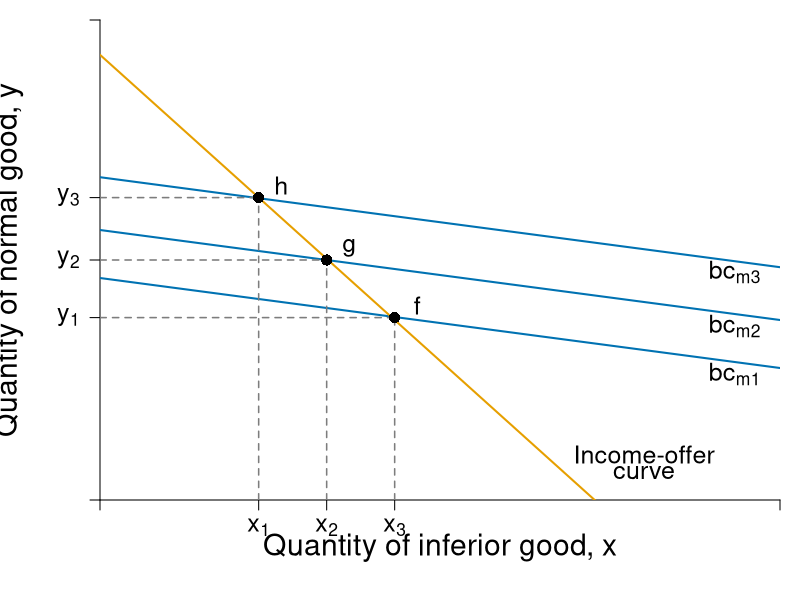

Recreate this plot in R.
require(shape)
pdf(file = "indmarketdemand/budget_inferior_incomechange.pdf", width = 7, height = 7)

#Set parameters for graphics
pointsize <- 1.8
axislabelsize <- 1.8
labelsize <- 1.5
namesize <- 1.8
annotatesize <- 1.5
graphlinewidth <- 2
segmentlinewidth <- 1.5


COL <- c("#7fc97f", "#beaed4", "#fdc086", "#ffff99", "#386cb0", "#f0027f", "#bf5b17", "#666666")
COLA <- c("#99d8c9","#66c2a4","#41ae76", "#238b45", "#005824")
COLB <- c("#4eb3d3", "#2b8cbe", "#0868ac","#084081")
grays <- gray.colors(25, start = 1, end = 0)
CBCols <- c("#009E73","#0072B2","#E69F00","#CC79A7", "#F0E442")

#Edited the margins to cater for the larger LHS labels
par(mar =  c(5, 5, 1, 1))

uA <- function(x, y, alpha = 0.8, beta = 0.4, a = 0.2, b = 5){
  log(a*(x)^alpha + b*(y)^beta)
}

uA2 <- function(x, y, a = 0.5){
  a*log(x) + y^2/2
}


bcA <- function(x, m = 2.25, px = 0.25, py = 1) {
  m/py - (px/py)*x
}

mOffer <- function(x, int, slope) {
  int - slope*x
}



xlims <- c(0, 3)
ylims <- c(0, 4)

npts <- 501 
x <- seq(xlims[1], xlims[2], length.out = npts)
y <- seq(ylims[1], ylims[2], length.out = npts) 
ulevels <- c(1.3, 2, 3)

plot(0, 0, xlim = xlims, ylim = ylims, type = "n",
     xlab = expression(paste("")),
     ylab = expression(paste("")), 
     xaxt = "n", 
     yaxt = "n", 
     cex.lab = axislabelsize, 
     bty = "n",
     xaxs = "i", 
     yaxs = "i")

ticksy <- c(0, 1.52, 2, 2.52, ylims[2])
ylabels <- c(NA, expression(paste(y[1])), expression(paste(y[2])), expression(paste(y[3])), NA)
ticksx <- c(0, 0.7, 1, 1.3, xlims[2])
xlabels <- c(NA, expression(paste(x[1])), expression(paste(x[2])), expression(paste(x[3])), NA)

axis(1, at = ticksx, pos = 0, labels = xlabels, cex.axis = labelsize)
axis(2, at = ticksy, pos = 0, labels = ylabels, las = 1, cex.axis = labelsize)

npts <- 500 
xx1 <- seq(xlims[1], xlims[2], length.out = npts)

lines(xx1, bcA(xx1, m = 1.85), col = CBCols[2], lwd = graphlinewidth)
lines(xx1, bcA(xx1, m = 2.25), col = CBCols[2], lwd = graphlinewidth)
lines(xx1, bcA(xx1, m = 2.69), col = CBCols[2], lwd = graphlinewidth)
lines(xx1, mOffer(xx1, int = 3.71, slope = 1.7), col = CBCols[3], lwd = graphlinewidth)

#Label Axes
text(0.5*xlims[2], -0.4, expression(paste("Quantity of inferior good, ", x)), xpd = TRUE, cex = axislabelsize) 
text(-0.4, 0.5*ylims[2], expression(paste("Quantity of normal good, ", y)), xpd = TRUE, cex = axislabelsize, srt = 90) 

#Label the budget curve functions for the HG, Aisha
text(2.8, 1.05, expression(bc[m1]), cex = labelsize)
text(2.8, 1.45, expression(bc[m2]), cex = labelsize)
text(2.8, 1.9, expression(bc[m3]), cex = labelsize)

text(2.4, 0.38, expression(paste("Income-offer")), cex = labelsize)
text(2.4, 0.23, expression(paste("curve")), cex = labelsize)


segments(0.7, 0, 0.7, 2.52, lty = 2, col = grays[20], lwd = segmentlinewidth)
segments(0, 2.52, 0.7, 2.52, lty = 2, col = grays[20], lwd = segmentlinewidth)
points(0.7, 2.52, pch = 16, col = "black", cex = 1.5)
text(0.7 + 0.1, 2.52 + 0.1, expression(h), cex = annotatesize)


segments(1, 0, 1, 2, lty = 2, col = grays[20], lwd = segmentlinewidth)
segments(0, 2, 1, 2, lty = 2, col = grays[20], lwd = segmentlinewidth)
points(1, 2, pch = 16, col = "black", cex = 1.5)
text(1 + 0.1, 2 + 0.1, expression(g), cex = annotatesize)

segments(1.3, 0, 1.3, 1.52, lty = 2, col = grays[20], lwd = segmentlinewidth)
segments(0, 1.52, 1.3, 1.52, lty = 2, col = grays[20], lwd = segmentlinewidth)
points(1.3, 1.52, pch = 16, col = "black", cex = 1.5)
text(1.3 + 0.1, 1.52 + 0.1, expression(f), cex = annotatesize)


dev.off()
